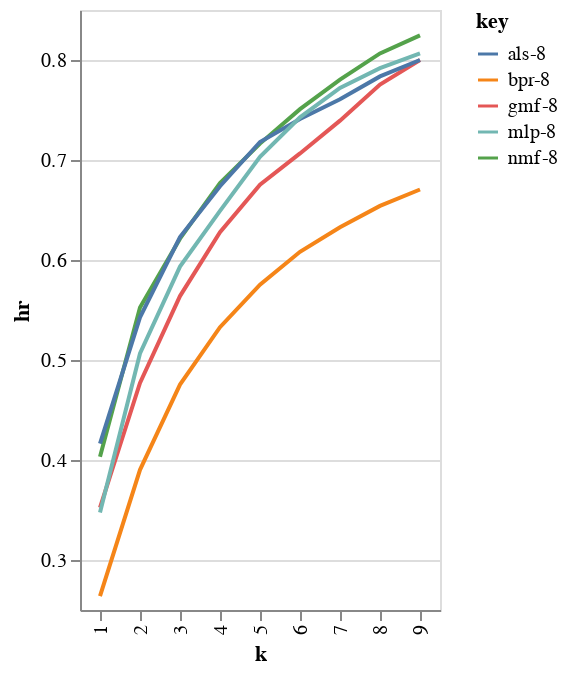

Here is the notebook cell this chart was saved with:
### Code cell
plot_best_stats(results, "hr")

### Figure 1 — Vega-Lite specification as saved in the notebook (floating-point values rounded to 4 significant figures)
{"config": {"view": {"continuousWidth": 400, "continuousHeight": 300}}, "data": {"name": "data-adf1443351af37fd45d06c6a8b4a2308"}, "mark": "line", "encoding": {"color": {"type": "nominal", "field": "key"}, "x": {"type": "ordinal", "field": "k"}, "y": {"type": "quantitative", "field": "hr", "scale": {"zero": false}}}, "$schema": "https://vega.github.io/schema/vega-lite/v4.8.1.json", "datasets": {"data-adf1443351af37fd45d06c6a8b4a2308": [{"k": 1, "hr": 0.3525, "key": "gmf-8"}, {"k": 2, "hr": 0.477, "key": "gmf-8"}, {"k": 3, "hr": 0.5639, "key": "gmf-8"}, {"k": 4, "hr": 0.6279, "key": "gmf-8"}, {"k": 5, "hr": 0.6754, "key": "gmf-8"}, {"k": 6, "hr": 0.7066, "key": "gmf-8"}, {"k": 7, "hr": 0.7393, "key": "gmf-8"}, {"k": 8, "hr": 0.7754, "key": "gmf-8"}, {"k": 9, "hr": 0.8, "key": "gmf-8"}, {"k": 1, "hr": 0.4033, "key": "nmf-8"}, {"k": 2, "hr": 0.5525, "key": "nmf-8"}, {"k": 3, "hr": 0.6213, "key": "nmf-8"}, {"k": 4, "hr": 0.677, "key": "nmf-8"}, {"k": 5, "hr": 0.7164, "key": "nmf-8"}, {"k": 6, "hr": 0.7508, "key": "nmf-8"}, {"k": 7, "hr": 0.7803, "key": "nmf-8"}, {"k": 8, "hr": 0.8066, "key": "nmf-8"}, {"k": 9, "hr": 0.8246, "key": "nmf-8"}, {"k": 1, "hr": 0.4164, "key": "als-8"}, {"k": 2, "hr": 0.5426, "key": "als-8"}, {"k": 3, "hr": 0.623, "key": "als-8"}, {"k": 4, "hr": 0.6738, "key": "als-8"}, {"k": 5, "hr": 0.718, "key": "als-8"}, {"k": 6, "hr": 0.741, "key": "als-8"}, {"k": 7, "hr": 0.7607, "key": "als-8"}, {"k": 8, "hr": 0.7836, "key": "als-8"}, {"k": 9, "hr": 0.8, "key": "als-8"}, {"k": 1, "hr": 0.3475, "key": "mlp-8"}, {"k": 2, "hr": 0.5066, "key": "mlp-8"}, {"k": 3, "hr": 0.5934, "key": "mlp-8"}, {"k": 4, "hr": 0.6492, "key": "mlp-8"}, {"k": 5, "hr": 0.7033, "key": "mlp-8"}, {"k": 6, "hr": 0.7426, "key": "mlp-8"}, {"k": 7, "hr": 0.7721, "key": "mlp-8"}, {"k": 8, "hr": 0.7918, "key": "mlp-8"}, {"k": 9, "hr": 0.8066, "key": "mlp-8"}, {"k": 1, "hr": 0.2639, "key": "bpr-8"}, {"k": 2, "hr": 0.3902, "key": "bpr-8"}, {"k": 3, "hr": 0.4754, "key": "bpr-8"}, {"k": 4, "hr": 0.5328, "key": "bpr-8"}, {"k": 5, "hr": 0.5754, "key": "bpr-8"}, {"k": 6, "hr": 0.6082, "key": "bpr-8"}, {"k": 7, "hr": 0.6328, "key": "bpr-8"}, {"k": 8, "hr": 0.6541, "key": "bpr-8"}, {"k": 9, "hr": 0.6705, "key": "bpr-8"}]}}
